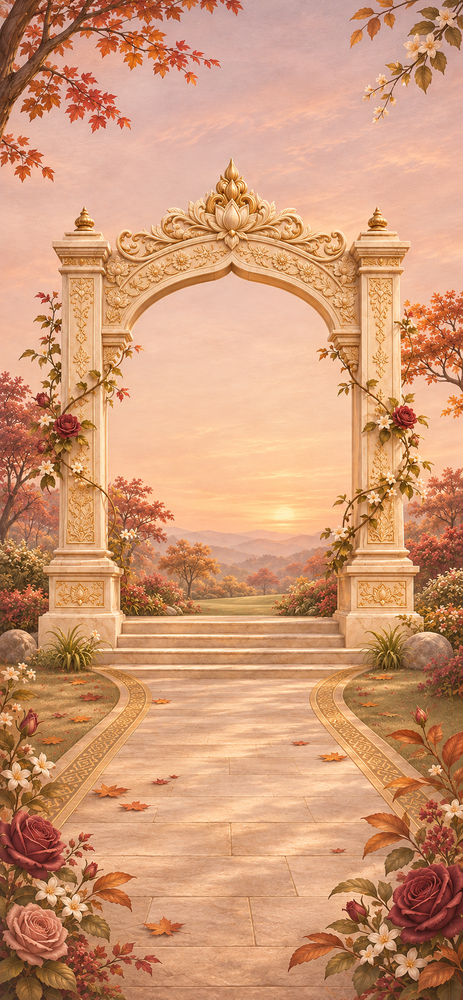
#> input picture art/golden_autumn_heritage_master_v4.png, 463 x 1000 px, shrunk from 853 x 1844 before the run
$ python generate_moonlit_skin.py
#> lines starting #> are read from the running program, lines starting #| are printed output that depends on the picture
#!/usr/bin/env python3
"""Build an original-work derivative moonlit palette from the approved artwork.

This is a color-graded sister skin, not a separately commissioned illustration.
Every painting and transparent sprite is transformed by the SAME grade so the
family/events panels keep compatible palette and their existing geometry.
"""
from pathlib import Path
from PIL import Image, ImageOps, ImageEnhance

ROOT = Path(__file__).resolve().parents[1]
OUT = ROOT / "skins" / "moonlit-amethyst"
OUT.mkdir(parents=True, exist_ok=True)

MASTERS = {
    "art/golden_autumn_heritage_master_v4.png": "gateway",
    "art/section2_family_invitation_master.png": "family",
    "art/section3_ceremony_reception_master.png": "events",
}
SPRITES = {
    "18_hanging_flower_sprig.png":"floral.png",
    "20_butterfly_body.png":"butterfly-body.png",
    "21_butterfly_left_wing.png":"butterfly-left.png",
    "22_butterfly_right_wing.png":"butterfly-right.png",
    "23_leaf_golden_teak.png":"leaf-1.png",
    "24_leaf_copper_teak.png":"leaf-2.png",
    "25_leaf_burgundy_teak.png":"leaf-3.png",
    "26_leaf_golden_bodhi.png":"leaf-4.png",
    "27_leaf_orange_bodhi.png":"leaf-5.png",
    "28_leaf_small_russet.png":"leaf-6.png",
    "29_opening_invitation_card.png":"envelope.png",
    "30_wax_seal.png":"seal.png",
    "31_gold_ornamental_divider.png":"divider.png",
    "32_gold_corner_ornament.png":"corner.png",
}

def moonlit(img):
    rgba = img.convert("RGBA")
    alpha = rgba.getchannel("A")
#> alpha: PIL image 463x1000 L; every value is 255
    original = rgba.convert("RGB")
#> original is the input picture: PIL image 463x1000 RGB; mean R, G, B 207.4, 152.3, 117
    luminance = ImageOps.grayscale(original)
    twilight = ImageOps.colorize(
        luminance,
        black="#1a2440",
        mid="#8b82b1",
        white="#f8e9e0",
        midpoint=128,
    )
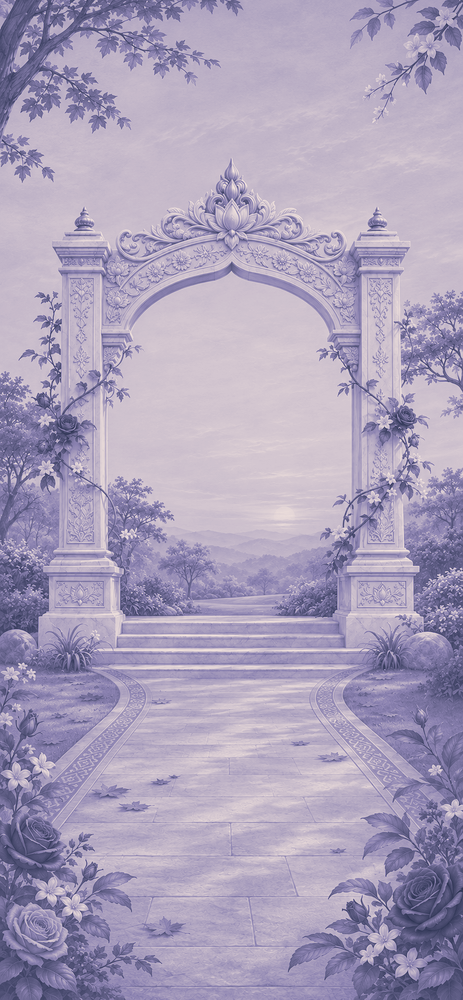
#> twilight: PIL image 463x1000 RGB; mean R, G, B 169.9, 159.9, 186.4
    # Retain painted detail, highlights, natural shadows and subtle rose colors.
    blended = Image.blend(original, twilight, 0.77)
    blended = ImageEnhance.Contrast(blended).enhance(1.045)
    blended = ImageEnhance.Color(blended).enhance(0.9)
    result = blended.convert("RGBA")
    result.putalpha(alpha)
    return result

for src, target in MASTERS.items():
    image = moonlit(Image.open(ROOT / src))
    image.save(OUT / (target + ".png"), optimize=True)
    image.convert("RGB").save(
        OUT / (target + ".webp"), format="WEBP", quality=83, method=6,
    )
    print(f"MASTER {target}: {image.size}")
#| MASTER gateway: (463, 1000)
#> pass 2 of the loop `for src, target in MASTERS.items():`:
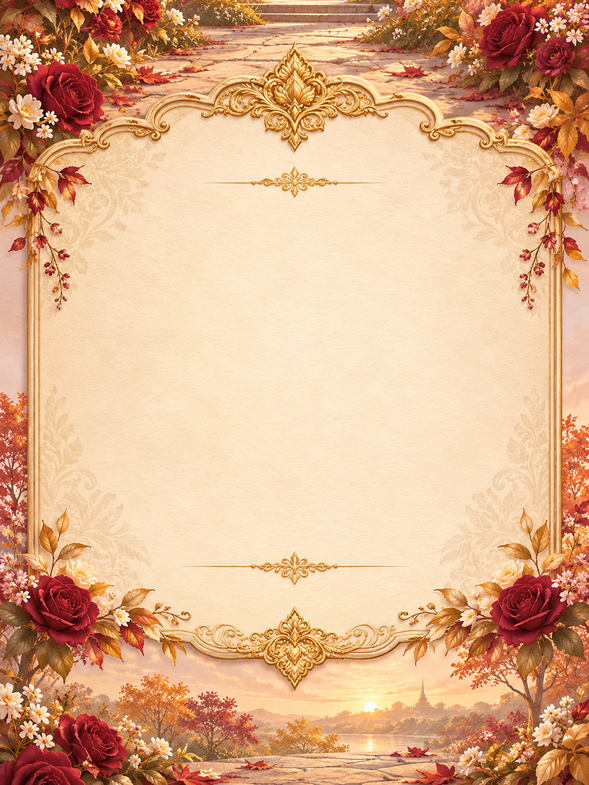
#> input picture art/section2_family_invitation_master.png, 589 x 785 px, shrunk from 1086 x 1448 before the run
#> rgba: PIL image 589x785 RGBA
#> alpha: PIL image 589x785 L; every value is 255
#> in moonlit, original is the input picture: PIL image 589x785 RGB; mean R, G, B 221.9, 176.1, 139.7
#> luminance: PIL image 589x785 L
#> in moonlit (call 2), `twilight = ImageOps.colorize( luminance, black="#1a2440", mid="#8b82b1..`:
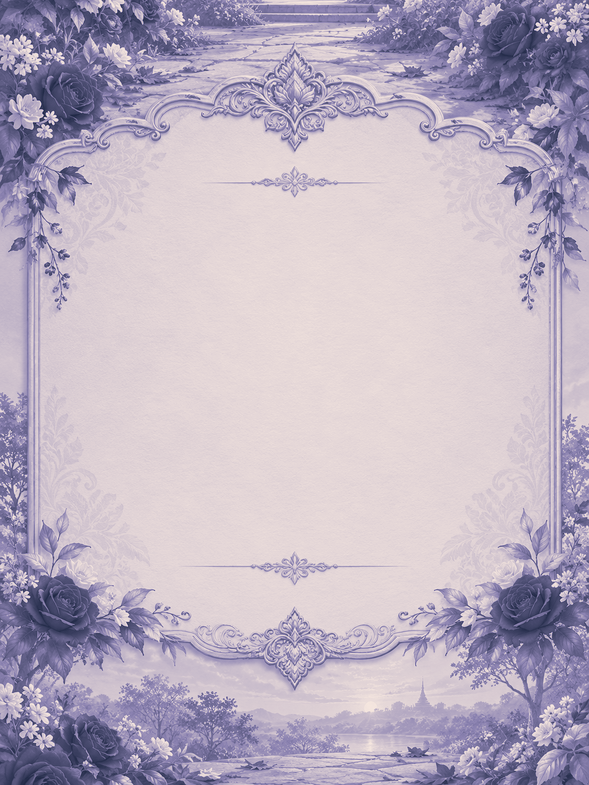
#> twilight: PIL image 589x785 RGB; mean R, G, B 187.8, 176.9, 193.5
#| MASTER family: (589, 785)
#> pass 3 of the loop `for src, target in MASTERS.items():`:
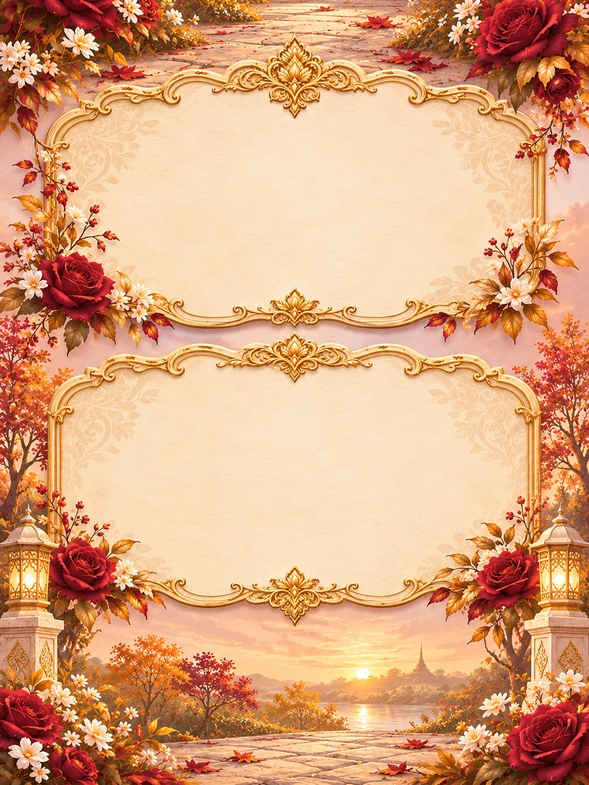
#> input picture art/section3_ceremony_reception_master.png, 589 x 785 px, shrunk from 1086 x 1448 before the run
#> in moonlit, original is the input picture: PIL image 589x785 RGB; mean R, G, B 219.3, 164.8, 125.6
#| MASTER events: (589, 785)

for src, target in SPRITES.items():
    image = moonlit(Image.open(ROOT / src))
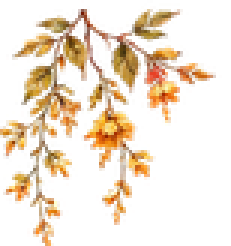
#> input picture 18_hanging_flower_sprig.png, 77 x 82 px, shrunk from 142 x 152 before the run (shown 3 times larger)
#> in moonlit, rgba is the input picture: PIL image 77x82 RGBA; mean R, G, B, A 99.2, 83.3, 64.4, 71.1
#> in moonlit (call 4), `alpha = rgba.getchannel("A")`:
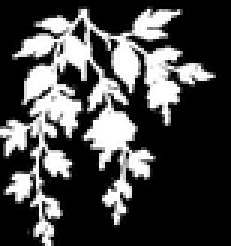
#> alpha: PIL image 77x82 L (shown 3 times larger); min 0, max 255, mean 71.1
#> in moonlit (call 4), `original = rgba.convert("RGB")`:
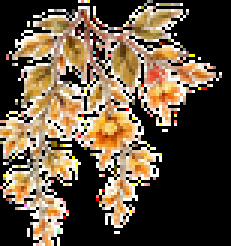
#> original: PIL image 77x82 RGB (shown 3 times larger); mean R, G, B 99.2, 83.3, 64.4
#> in moonlit (call 4), `luminance = ImageOps.grayscale(original)`:
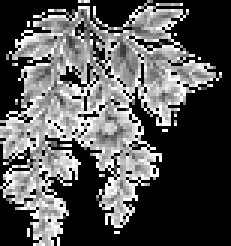
#> luminance: PIL image 77x82 L (shown 3 times larger); min 0, max 255, mean 85.9
#> in moonlit (call 4), `blended = Image.blend(original, twilight, 0.77)`:
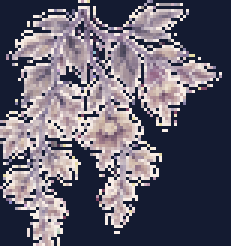
#> blended: PIL image 77x82 RGB (shown 3 times larger); mean R, G, B 100.3, 96.4, 110.7
#> in moonlit (call 4), `result.putalpha(alpha)`:
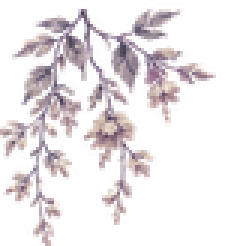
#> result: PIL image 77x82 RGBA (shown 3 times larger); mean R, G, B, A 99.1, 95.7, 108.7, 71.1; transparent parts drawn white
    image.save(OUT / target, optimize=True)
    print(f"SPRITE {target}: {image.size}")
#| SPRITE floral.png: (77, 82)
#> pass 2 of the loop `for src, target in SPRITES.items():`:
#> alpha: PIL image 58x78 L
#> original: PIL image 58x78 RGB
#> luminance: PIL image 58x78 L
#> twilight: PIL image 58x78 RGB
#> in moonlit (call 5), `result.putalpha(alpha)`:
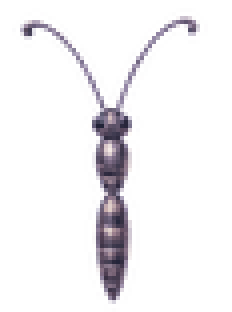
#> result: PIL image 58x78 RGBA (shown 4 times larger); mean R, G, B, A 42.3, 46.5, 66.1, 24.9; transparent parts drawn white
#| SPRITE butterfly-body.png: (58, 78)
#> pass 3 of the loop `for src, target in SPRITES.items():`:
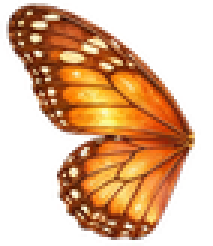
#> input picture 21_butterfly_left_wing.png, 71 x 82 px, shrunk from 131 x 152 before the run (shown 3 times larger)
#> in moonlit, rgba is the input picture: PIL image 71x82 RGBA; mean R, G, B, A 107.7, 67.4, 35.8, 126.7
#> in moonlit (call 6), `alpha = rgba.getchannel("A")`:
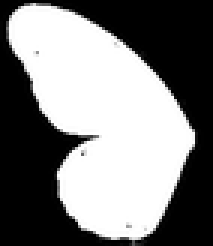
#> alpha: PIL image 71x82 L (shown 3 times larger); min 0, max 255, mean 126.7
#| SPRITE butterfly-left.png: (71, 82)
#> (the run stopped early here; a loop or call above may not have finished)
